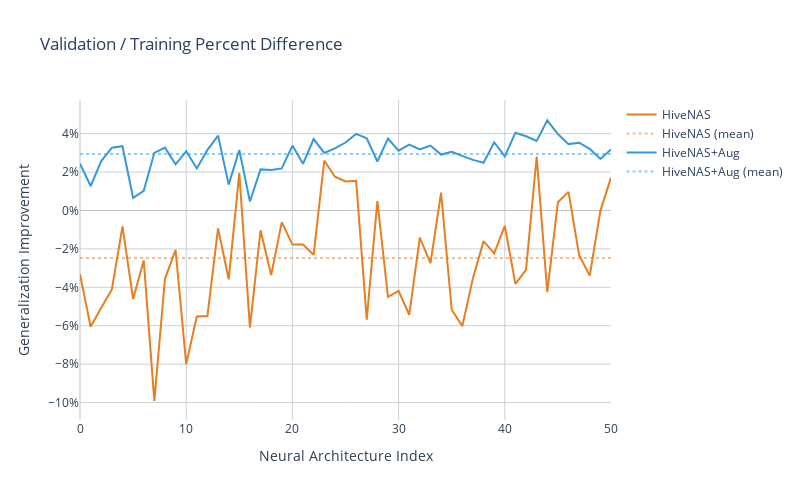

The cell this chart's notebook holds for it:
### Markdown cell above
#### Augmentation Improvement

### Code cell
# Data manipulation
hist_df_a['train_test_gap'] = hist_df_a['val_sparse_categorical_accuracy'] - hist_df_a['sparse_categorical_accuracy']
hist_df_b['train_test_gap'] = hist_df_b['val_sparse_categorical_accuracy'] - hist_df_b['sparse_categorical_accuracy']
#log_df_a['train_test_gap'],log_df_a['train_acc'],log_df_a['val_acc']

train_test_a = hist_df_a.groupby(['arch'])['train_test_gap'].mean().values
train_test_b = hist_df_b.groupby(['arch'])['train_test_gap'].mean().values

train_test_a = reject_outliers(train_test_a)
train_test_b = reject_outliers(train_test_b)

# Truncate data length to match (for aesthetic purposes)
train_test_a = train_test_a[:min(len(train_test_a), len(train_test_b))]
train_test_b = train_test_b[:min(len(train_test_a), len(train_test_b))]

# Figure customization
fig = go.Figure()
fig.update_layout(
    title='Validation / Training Percent Difference',
    xaxis_title='Neural Architecture Index', 
    yaxis_title='Generalization Improvement',
    plot_bgcolor='white',
    autosize=False,
    width=800,
    height=500
)

fig.update_yaxes(tickformat=',.0%',
                 range= [np.concatenate((train_test_a, train_test_b), axis=0).min() * 1.1, 
                         np.concatenate((train_test_a, train_test_b), axis=0).max() * 1.225],
                 color=PLOT_TEXT_COLOR,
                 zeroline=True,
                 zerolinewidth=1,
                 zerolinecolor=GRID_ZERO_LINE_COLOR,
                 gridcolor=GRID_LINE_COLOR)

fig.update_xaxes(color=PLOT_TEXT_COLOR,
                 zeroline=True,
                 zerolinewidth=1,
                 zerolinecolor=GRID_ZERO_LINE_COLOR,
                 gridcolor=GRID_LINE_COLOR)

# Traces
fig.add_trace(go.Scatter(x=list(range(len(train_test_a))), y=train_test_a,
                         mode='lines',
                         name='HiveNAS',
                         line=dict(color=TRACE_1_COLOR)))
fig.add_trace(go.Scatter(x=list(range(len(train_test_a))), y=[train_test_a.mean() for _ in range(len(train_test_a))],
                         mode='lines',
                         name='HiveNAS (mean)',
                         line=dict(color=TRACE_1_DOTTED_COLOR, dash='dot')))


fig.add_trace(go.Scatter(x=list(range(len(train_test_b))), y=train_test_b,
                         mode='lines',
                         name='HiveNAS+Aug',
                         line=dict(color=TRACE_2_COLOR)))
fig.add_trace(go.Scatter(x=list(range(len(train_test_b))), y=[train_test_b.mean() for _ in range(len(train_test_b))],
                         mode='lines',
                         name='HiveNAS+Aug (mean)',
                         line=dict(color=TRACE_2_DOTTED_COLOR, dash='dot')))

fig.write_image(ANALYSIS_RESULTS_PATH + 'augmentation_improvement.eps')

fig.show()

### Figure 1 — Plotly figure (JSON) as saved in the notebook; plotly's stock layout.template omitted (floating-point values rounded to 4 significant figures)
{"data": [{"line": {"color": "rgba(230,126,34,1.0)"}, "mode": "lines", "name": "HiveNAS", "type": "scatter", "x": [0, 1, 2, 3, 4, 5, 6, 7, 8, 9, 10, 11, 12, 13, 14, 15, 16, 17, 18, 19, 20, 21, 22, 23, 24, 25, 26, 27, 28, 29, 30, 31, 32, 33, 34, 35, 36, 37, 38, 39, 40, 41, 42, 43, 44, 45, 46, 47, 48, 49, 50], "y": [-0.03314, -0.06053, -0.05067, -0.04109, -0.00824, -0.04609, -0.02597, -0.09916, -0.03555, -0.02052, -0.07994, -0.05517, -0.05489, -0.00929, -0.03582, 0.01945, -0.06089, -0.0103, -0.03363, -0.00603, -0.01776, -0.01769, -0.02306, 0.026, 0.01758, 0.01516, 0.01549, -0.05683, 0.00489, -0.04492, -0.04184, -0.05428, -0.01413, -0.02746, 0.00929, -0.05165, -0.06021, -0.03527, -0.01594, -0.02232, -0.007965, -0.03822, -0.03087, 0.02811, -0.04254, 0.004265, 0.0097, -0.02326, -0.03392, -0.00018, 0.01712]}, {"line": {"color": "rgba(230,126,34,0.5)", "dash": "dot"}, "mode": "lines", "name": "HiveNAS (mean)", "type": "scatter", "x": [0, 1, 2, 3, 4, 5, 6, 7, 8, 9, 10, 11, 12, 13, 14, 15, 16, 17, 18, 19, 20, 21, 22, 23, 24, 25, 26, 27, 28, 29, 30, 31, 32, 33, 34, 35, 36, 37, 38, 39, 40, 41, 42, 43, 44, 45, 46, 47, 48, 49, 50], "y": [-0.02471, -0.02471, -0.02471, -0.02471, -0.02471, -0.02471, -0.02471, -0.02471, -0.02471, -0.02471, -0.02471, -0.02471, -0.02471, -0.02471, -0.02471, -0.02471, -0.02471, -0.02471, -0.02471, -0.02471, -0.02471, -0.02471, -0.02471, -0.02471, -0.02471, -0.02471, -0.02471, -0.02471, -0.02471, -0.02471, -0.02471, -0.02471, -0.02471, -0.02471, -0.02471, -0.02471, -0.02471, -0.02471, -0.02471, -0.02471, -0.02471, -0.02471, -0.02471, -0.02471, -0.02471, -0.02471, -0.02471, -0.02471, -0.02471, -0.02471, -0.02471]}, {"line": {"color": "rgba(52,152,219,1.0)"}, "mode": "lines", "name": "HiveNAS+Aug", "type": "scatter", "x": [0, 1, 2, 3, 4, 5, 6, 7, 8, 9, 10, 11, 12, 13, 14, 15, 16, 17, 18, 19, 20, 21, 22, 23, 24, 25, 26, 27, 28, 29, 30, 31, 32, 33, 34, 35, 36, 37, 38, 39, 40, 41, 42, 43, 44, 45, 46, 47, 48, 49, 50], "y": [0.02435, 0.01273, 0.02573, 0.03269, 0.03347, 0.006615, 0.01021, 0.03001, 0.03274, 0.02407, 0.03092, 0.02192, 0.03153, 0.03897, 0.01347, 0.03147, 0.004695, 0.0214, 0.02109, 0.02191, 0.0338, 0.0243, 0.03721, 0.02996, 0.03234, 0.0354, 0.03985, 0.03757, 0.0255, 0.03745, 0.03114, 0.0343, 0.03182, 0.03383, 0.02911, 0.03057, 0.02842, 0.02636, 0.02488, 0.03553, 0.02821, 0.0405, 0.03867, 0.03619, 0.04696, 0.0398, 0.03456, 0.03529, 0.03212, 0.02687, 0.03182]}, {"line": {"color": "rgba(52,152,219,0.5)", "dash": "dot"}, "mode": "lines", "name": "HiveNAS+Aug (mean)", "type": "scatter", "x": [0, 1, 2, 3, 4, 5, 6, 7, 8, 9, 10, 11, 12, 13, 14, 15, 16, 17, 18, 19, 20, 21, 22, 23, 24, 25, 26, 27, 28, 29, 30, 31, 32, 33, 34, 35, 36, 37, 38, 39, 40, 41, 42, 43, 44, 45, 46, 47, 48, 49, 50], "y": [0.02942, 0.02942, 0.02942, 0.02942, 0.02942, 0.02942, 0.02942, 0.02942, 0.02942, 0.02942, 0.02942, 0.02942, 0.02942, 0.02942, 0.02942, 0.02942, 0.02942, 0.02942, 0.02942, 0.02942, 0.02942, 0.02942, 0.02942, 0.02942, 0.02942, 0.02942, 0.02942, 0.02942, 0.02942, 0.02942, 0.02942, 0.02942, 0.02942, 0.02942, 0.02942, 0.02942, 0.02942, 0.02942, 0.02942, 0.02942, 0.02942, 0.02942, 0.02942, 0.02942, 0.02942, 0.02942, 0.02942, 0.02942, 0.02942, 0.02942, 0.02942]}], "layout": {"autosize": false, "height": 500, "plot_bgcolor": "white", "title": {"text": "Validation / Training Percent Difference"}, "width": 800, "xaxis": {"color": "rgba(44,62,80,1.0)", "gridcolor": "rgba(189,195,199,0.75)", "title": {"text": "Neural Architecture Index"}, "zeroline": true, "zerolinecolor": "rgba(189,195,199,1.0)", "zerolinewidth": 1}, "yaxis": {"color": "rgba(44,62,80,1.0)", "gridcolor": "rgba(189,195,199,0.75)", "range": [-0.1091, 0.05753], "tickformat": ",.0%", "title": {"text": "Generalization Improvement"}, "zeroline": true, "zerolinecolor": "rgba(189,195,199,1.0)", "zerolinewidth": 1}}}
